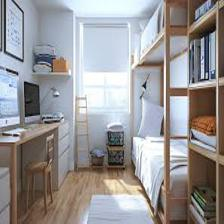
#> input picture processed/clean/clean0.jpg, 224 x 224 px; its folder holds only this picture in this run
$ python analysis.py
#> lines starting #> are read from the running program, lines starting #| are printed output that depends on the picture
import os
from PIL import Image
import numpy as np
import matplotlib.pyplot as plt
from pathlib import Path

# Directories
processed_dir = 'processed'
class_dirs = [d for d in os.listdir(processed_dir) if os.path.isdir(os.path.join(processed_dir, d))]

# Containers for statistics
color_stats = {}
size_stats = {}

# Analyze each class
for class_name in class_dirs:
    class_path = os.path.join(processed_dir, class_name)
    image_sizes = []
    r_vals, g_vals, b_vals = [], [], []

    for img_file in os.listdir(class_path):
        img_path = os.path.join(class_path, img_file)
        try:
            with Image.open(img_path) as img:
#> img is the input picture: PIL image 224x224 RGB; mean R, G, B 152.5, 150.2, 151.1
                img = img.convert('RGB')
                img_array = np.array(img)

                # Flatten and collect color channels
                r, g, b = img_array[:,:,0].flatten(), img_array[:,:,1].flatten(), img_array[:,:,2].flatten()
                r_vals.extend(r)
                g_vals.extend(g)
                b_vals.extend(b)

                # Record image size
                image_sizes.append(img.size)
        except Exception as e:
            print(f"Error with {img_path}: {e}")

    # Convert to arrays
    r_vals = np.array(r_vals)
    g_vals = np.array(g_vals)
    b_vals = np.array(b_vals)
    widths, heights = zip(*image_sizes)
#> widths = (224,); heights = (224,)

    # Store statistics
    color_stats[class_name] = {
        'mean_r': np.mean(r_vals),
        'mean_g': np.mean(g_vals),
        'mean_b': np.mean(b_vals),
        'r_vals': r_vals,
        'g_vals': g_vals,
        'b_vals': b_vals
    }

    size_stats[class_name] = {
        'mean_width': np.mean(widths),
        'mean_height': np.mean(heights),
        'median_width': np.median(widths),
        'median_height': np.median(heights),
        'width_range': (min(widths), max(widths)),
        'height_range': (min(heights), max(heights)),
        'count': len(image_sizes)
    }

# === PLOT COLOR DISTRIBUTIONS ===
for class_name, stats in color_stats.items():
    plt.figure(figsize=(10, 4))
    plt.hist(stats['r_vals'], bins=50, color='red', alpha=0.5, label='Red')
    plt.hist(stats['g_vals'], bins=50, color='green', alpha=0.5, label='Green')
    plt.hist(stats['b_vals'], bins=50, color='blue', alpha=0.5, label='Blue')
    plt.title(f'Color Channel Histogram – {class_name}')
    plt.xlabel('Pixel Intensity')
    plt.ylabel('Frequency')
    plt.legend()
    plt.tight_layout()
    plt.savefig(f'{class_name}_color_histogram.png')
#> this loop made 2 passes
#> class_name on passes 1 to 2: 'clean', 'messy'
#> pass 1, `plt.savefig(f'{class_name}_color_histogram.png')`:
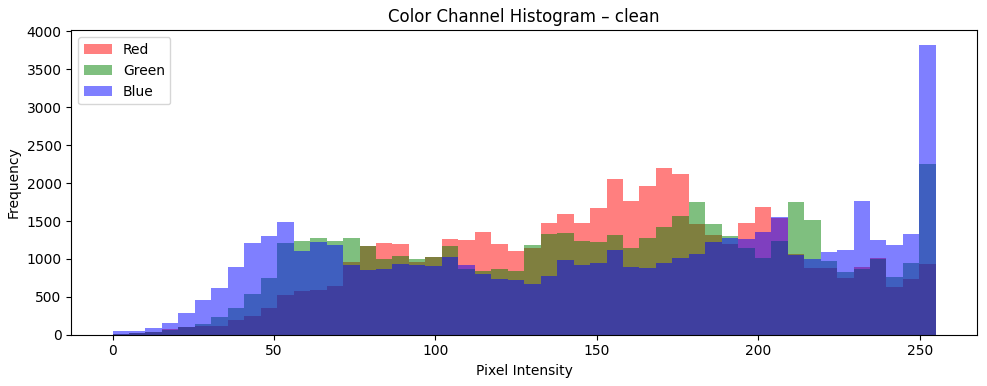
#> figure drawn by matplotlib, 1 panel; tallest bar 2197 high, from x = 168.3 to 173.4; tallest bar 2247 high, from x = 249.9 to 255; tallest bar 3824 high, from x = 249.9 to 255
#> pass 2, `plt.savefig(f'{class_name}_color_histogram.png')`:
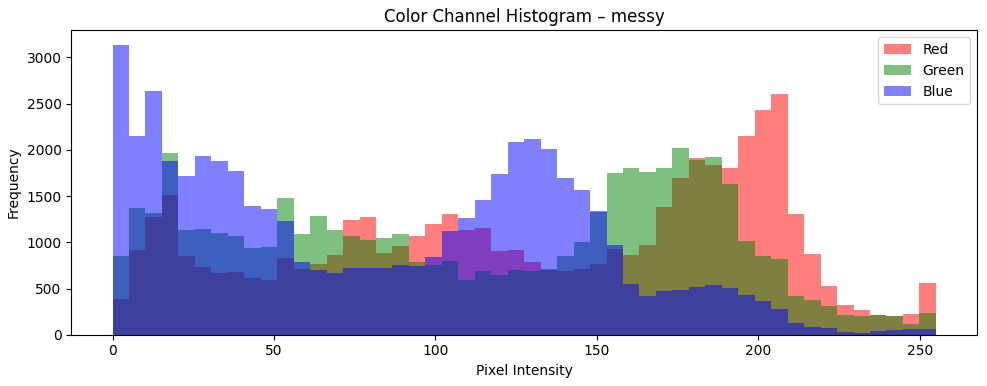
#> figure drawn by matplotlib, 1 panel; tallest bar 2606 high, from x = 204 to 209.1; tallest bar 2022 high, from x = 173.4 to 178.5; tallest bar 3137 high, from x = 0 to 5.1

# === PRINT SUMMARY STATS ===
print("\n=== DATASET REPRESENTATION ANALYSIS ===")
for class_name in class_dirs:
    print(f"\nClass: {class_name}")
    print(f" - Images: {size_stats[class_name]['count']}")
    print(f" - Mean Size: {size_stats[class_name]['mean_width']} x {size_stats[class_name]['mean_height']}")
    print(f" - Median Size: {size_stats[class_name]['median_width']} x {size_stats[class_name]['median_height']}")
    print(f" - Size Range (W x H): {size_stats[class_name]['width_range']} x {size_stats[class_name]['height_range']}")
    print(f" - Mean RGB: ({color_stats[class_name]['mean_r']:.1f}, {color_stats[class_name]['mean_g']:.1f}, {color_stats[class_name]['mean_b']:.1f})")
#> this loop made 2 passes
#|  - Mean RGB: (152.5, 150.2, 151.1)
#|  - Mean RGB: (130.9, 114.0, 84.4)
